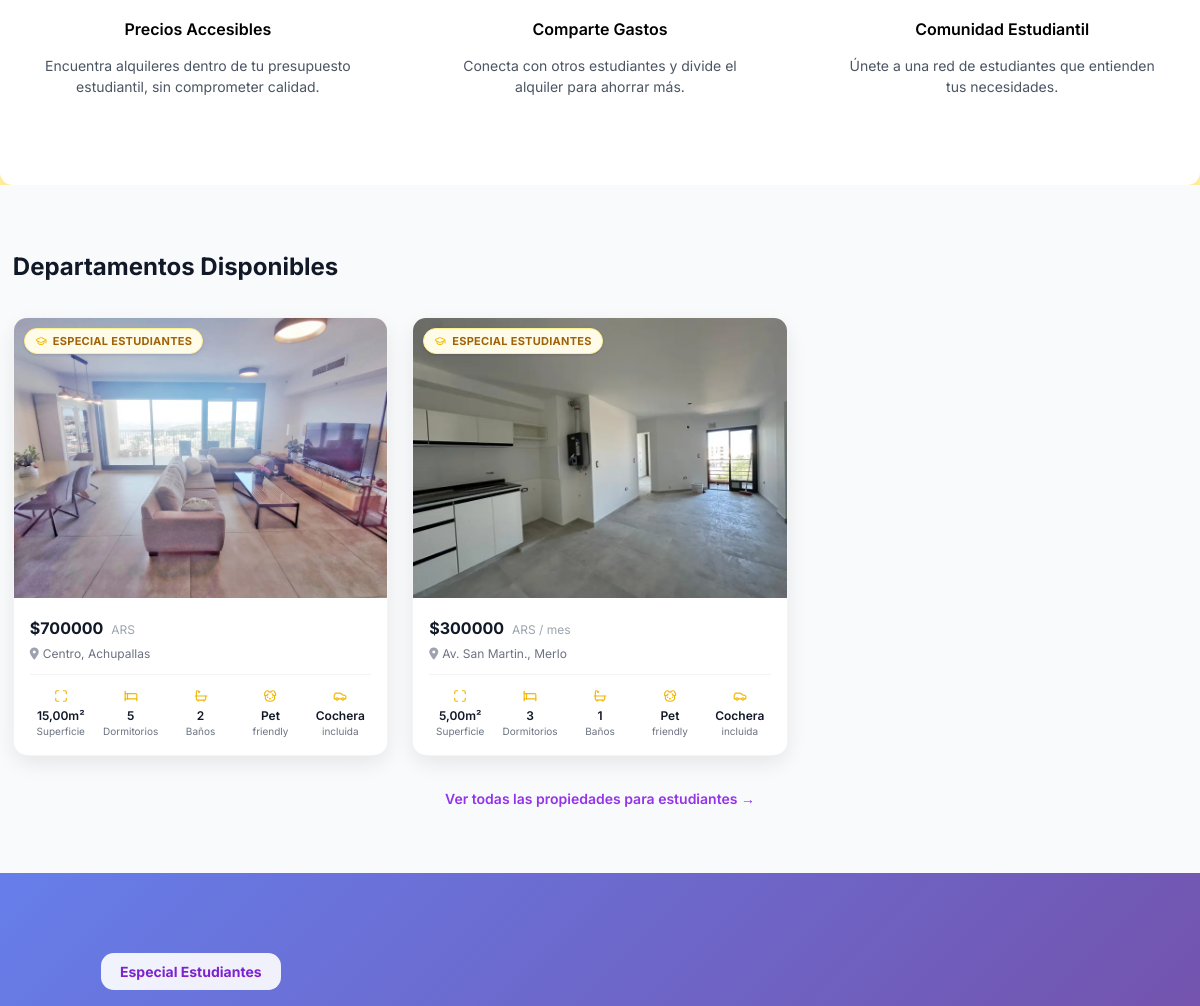
The page /estudiantes/ (middle part) on the database as committed earlier.
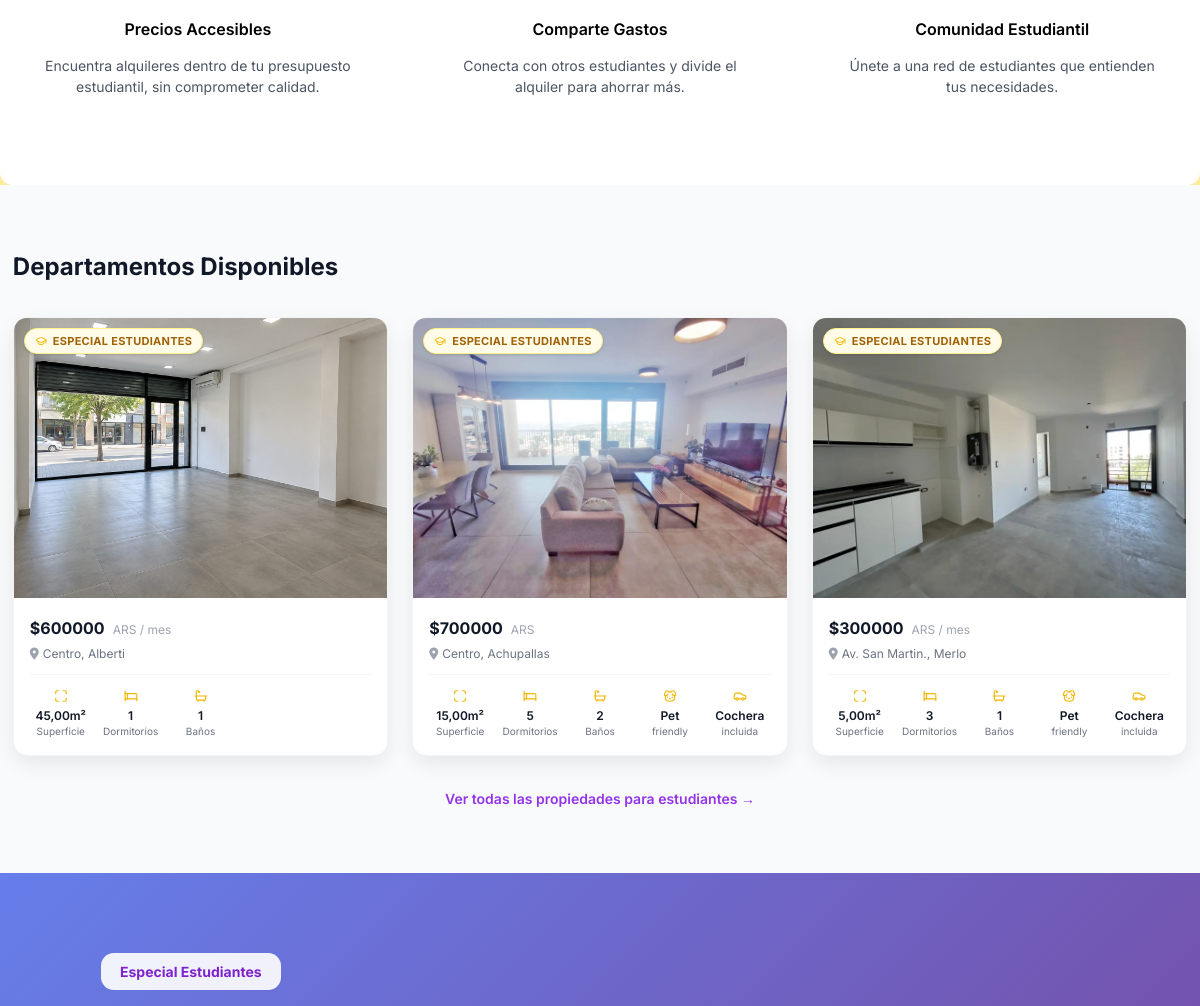
The same page on the database as committed later.
### propiedades/models.py (models this page shows, shortened)
class Propiedad(models.Model):
    TIPO_CHOICES = [
        ('departamento', 'Departamento'),
        ('casa', 'Casa'),
        ('cuarto', 'Cuarto'),
        ('local', 'Local Comercial'),
        ('terreno', 'Terreno'),
        ('oficina', 'Oficina'),
        ('galpon', 'Galpón'),
    ]
    OPERACION_CHOICES = [
        ('alquiler', 'Alquiler'),
        ('venta', 'Venta'),
    ]
    MONEDA_CHOICES = [
        ('ARS', '$ ARS'),
        ('USD', 'US$ USD'),
    ]
    TIPO_CONTACTO_CHOICES = [
        ('dueno', 'Dueño Directo'),
        ('inmobiliaria', 'Inmobiliaria'),
    ]
    ESTADO_CHOICES = [
        ('activa', 'Activa'),
        ('suspendida', 'Suspendida'),
        ('alquilada', 'Alquilada'),
        ('inactiva', 'Inactiva'),
    ]
    propietario = models.ForeignKey(settings.AUTH_USER_MODEL, on_delete=models.CASCADE, related_name='publicaciones')
    categoria = models.ForeignKey(Categoria, on_delete=models.SET_NULL, null=True, blank=True, related_name='propiedades')
    titulo = models.CharField(max_length=200)
    descripcion = models.TextField()
    tipo = models.CharField(max_length=20, choices=TIPO_CHOICES)
    operacion = models.CharField(max_length=20, choices=OPERACION_CHOICES, default='alquiler')
    precio = models.DecimalField(max_digits=10, decimal_places=2, validators=[MinValueValidator(0)])
    moneda = models.CharField(max_length=3, choices=MONEDA_CHOICES, default='ARS')
    incluye_expensas = models.BooleanField(default=False, help_text='¿El precio incluye gastos de expensas?')
    tipo_contacto = models.CharField(max_length=20, choices=TIPO_CONTACTO_CHOICES, default='dueno')
    provincia = models.ForeignKey('ubicaciones.Provincia', on_delete=models.PROTECT, related_name='propiedades')
    ciudad = models.CharField(max_length=100)
    distrito = models.CharField(max_length=100)
    direccion = models.CharField(max_length=255)
    latitud = models.DecimalField(max_digits=10, decimal_places=8, null=True, blank=True)
    longitud = models.DecimalField(max_digits=11, decimal_places=8, null=True, blank=True)
    area = models.DecimalField(max_digits=10, decimal_places=2, help_text='Área en m²')
    habitaciones = models.IntegerField(default=1, validators=[MinValueValidator(0)])
    banos = models.IntegerField(default=1, validators=[MinValueValidator(0)])
    estacionamiento = models.BooleanField(default=False)
    amoblado = models.BooleanField(default=False)
    mascotas = models.BooleanField(default=False)
    piso = models.IntegerField(null=True, blank=True, help_text='Número de piso', validators=[MinValueValidator(-5)])
    balcon = models.BooleanField(default=False, help_text='Tiene balcón o terraza')
    patio = models.BooleanField(default=False, help_text='Tiene patio o jardín')
    parrilla = models.BooleanField(default=False, help_text='Tiene parrilla')
    aire_acondicionado = models.BooleanField(default=False)
    calefaccion = models.BooleanField(default=False)
    ascensor = models.BooleanField(default=False)
    terraza = models.BooleanField(default=False)
    wifi = models.BooleanField(default=False)
    lavanderia = models.BooleanField(default=False, help_text='Tiene lavadero o lavandería')
    seguridad = models.BooleanField(default=False, help_text='Tiene seguridad o portero')
    amenities = models.BooleanField(default=False, help_text='Tiene amenities (pileta, gym, SUM)')
    accesibilidad = models.BooleanField(default=False, help_text='Apto para movilidad reducida')
    piscina = models.BooleanField(default=False)
    gimnasio = models.BooleanField(default=False)
    sauna = models.BooleanField(default=False)
    jacuzzi = models.BooleanField(default=False)
    quincho = models.BooleanField(default=False)
    solarium = models.BooleanField(default=False)
    area_deportiva = models.BooleanField(default=False, help_text='Cuenta con área o cancha deportiva')
    estado = models.CharField(max_length=20, choices=ESTADO_CHOICES, default='activa')
    motivo_suspension = models.CharField(max_length=255, blank=True, help_text='Motivo por el cual la propiedad fue suspendida')
    vistas = models.IntegerField(default=0)
    destacada = models.BooleanField(default=False)
    especial_estudiantes = models.BooleanField(default=False, help_text='Propiedad especial para estudiantes')
    fecha_publicacion = models.DateTimeField(auto_now_add=True)
    fecha_actualizacion = models.DateTimeField(auto_now=True)
    fecha_expiracion = models.DateTimeField(null=True, blank=True)
    class Meta:
        verbose_name = 'Propiedad'
        verbose_name_plural = 'Propiedades'
        ordering = ['-fecha_publicacion']
    def get_moneda_simbolo(self):
        return 'US$' if self.moneda == 'USD' else '$'
    @property
    def imagen_principal(self):
        return self.imagenes.first()

class ImagenPropiedad(models.Model):
    propiedad = models.ForeignKey(Propiedad, on_delete=models.CASCADE, related_name='imagenes')
    imagen = models.ImageField(upload_to='propiedades/', validators=[validar_imagen_propiedad])
    orden = models.IntegerField(default=0)
    es_principal = models.BooleanField(default=False)
    fecha_subida = models.DateTimeField(auto_now_add=True)
    class Meta:
        verbose_name = 'Imagen de propiedad'
        verbose_name_plural = 'Imágenes de propiedades'
        ordering = ['orden', '-es_principal']

### propiedades/views.py (the view)
# urls.py: path('estudiantes/', views.estudiantes, name='estudiantes'),
def estudiantes(request):
    propiedades_estudiantes = Propiedad.objects.filter(
        estado='activa',
        especial_estudiantes=True
    ).select_related('propietario').prefetch_related('imagenes')[:12]
    print(f"DEBUG: Propiedades encontradas: {propiedades_estudiantes.count()}")
    for prop in propiedades_estudiantes:
        print(f"  - {prop.id}: {prop.titulo}")
    context = {
        'propiedades_estudiantes': propiedades_estudiantes,
    }
    return render(request, 'propiedades/estudiantes.html', context)

### propiedades/context_processors.py (called while the page is built, shortened)
def obtener_ubicacion_cookie(request):
    crudo = request.COOKIES.get(COOKIE_UBICACION)
    if not crudo:
        return None

def ubicacion(request):
    return {'ubicacion_actual': obtener_ubicacion_cookie(request)}

### propiedades/templatetags/iconos.py (called while the page is built)
@register.simple_tag
def icono(nombre, clase='', color='#F2B705'):
    contenido = ICONOS.get(nombre)
    if contenido is None:
        return ''
    svg = (
        '<svg xmlns="http://www.w3.org/2000/svg" viewBox="0 0 24 24" '
        'fill="none" stroke="{color}" stroke-width="2" stroke-linecap="round" '
        'stroke-linejoin="round" class="icono-lacolmena {clase}" '
        'style="width:1em;height:1em;display:inline-block;vertical-align:-0.125em;flex-shrink:0;">'
        '{contenido}'
        '</svg>'
    ).format(color=color, clase=clase, contenido=contenido)
    return mark_safe(svg)

### propiedades/templates/propiedades/estudiantes.html (shortened to what this page needs)
{% extends 'base.html' %}
{% block content %}
<div class="bg-white py-16">
    <div class="max-w-7xl mx-auto px-4 sm:px-6 lg:px-8">
        <div class="grid md:grid-cols-3 gap-8">
            <div class="text-center p-6">
                <h3 class="text-xl font-semibold mb-3">Precios Accesibles</h3>
                <p class="text-gray-600">Encuentra alquileres dentro de tu presupuesto estudiantil, sin comprometer calidad.</p>
            </div>
            <div class="text-center p-6">
                <h3 class="text-xl font-semibold mb-3">Comparte Gastos</h3>
                <p class="text-gray-600">Conecta con otros estudiantes y divide el alquiler para ahorrar más.</p>
            </div>
            <div class="text-center p-6">
                <h3 class="text-xl font-semibold mb-3">Comunidad Estudiantil</h3>
                <p class="text-gray-600">Únete a una red de estudiantes que entienden tus necesidades.</p>
            </div>
        </div>
    </div>
</div>
<div id="propiedades" class="bg-gray-50 py-16">
    <div class="max-w-7xl mx-auto px-4 sm:px-6 lg:px-8">
        <h2 class="text-3xl font-bold text-gray-900 mb-8">Departamentos Disponibles</h2>
        {% if propiedades_estudiantes %}
            <div class="grid md:grid-cols-3 gap-6">
                {% for propiedad in propiedades_estudiantes %}
                    {% include 'propiedades/_tarjeta_propiedad.html' with propiedad=propiedad badge_texto="Especial estudiantes" %}
                {% endfor %}
            </div>
        {% else %}
            <p class="text-center text-gray-600 py-8">No hay propiedades disponibles en este momento.</p>
        {% endif %}
        <div class="text-center mt-8">
            <a href="{% url 'propiedades:listado' %}?especial_estudiantes=1" class="text-purple-600 hover:text-purple-700 font-semibold">
                Ver todas las propiedades para estudiantes →
            </a>
        </div>
    </div>
</div>
<div class="py-20" style="background: linear-gradient(135deg, #667eea 0%, #764ba2 100%);">
    <div class="max-w-5xl mx-auto px-4 sm:px-6 lg:px-8">
        <div class="text-left">
            <div class="inline-block bg-white bg-opacity-90 px-6 py-2 rounded-full mb-6">
                <span class="text-purple-700 font-bold">Especial Estudiantes</span>
            </div>
        </div>
    </div>
</div>
{% endblock %}

### propiedades/templates/propiedades/_tarjeta_propiedad.html (shortened to what this page needs)
<div class="h-full flex flex-col rounded-2xl shadow-lg border border-gray-100 hover:shadow-xl transition">
<div class="flex-1 flex flex-col bg-white rounded-2xl overflow-hidden">
    <a href="{% url 'propiedades:detalle' propiedad.pk %}" class="flex flex-col flex-1">
    <div class="relative shrink-0">
        {% if propiedad.imagen_principal %}
        <img src="{{ propiedad.imagen_principal.imagen.url }}"
             alt="{{ propiedad.titulo }}"
             class="w-full aspect-[4/3] object-cover">
        {% else %}
        <div class="w-full aspect-[4/3] bg-gray-100 flex items-center justify-center">
            <i class="fas fa-home text-gray-300 text-4xl"></i>
        </div>
        {% endif %}
        {% if badge_texto %}
        <span class="absolute top-2.5 left-2.5 inline-flex items-center gap-1.5 bg-yellow-50 text-yellow-700 border border-yellow-200 text-[11px] font-bold px-2.5 py-1 rounded-full shadow uppercase tracking-wide">
            {% icono "ideal_estudiantes" clase="text-xs" %} {{ badge_texto }}
        </span>
        {% else %}
        {% badge_propiedad propiedad %}
        {% endif %}
    </div>
    <div class="p-4 flex flex-col flex-1">
        <div class="flex items-baseline gap-2 mb-1">
            <span class="text-xl font-bold text-gray-900">{{ propiedad.get_moneda_simbolo }}{{ propiedad.precio|floatformat:0 }}</span>
            <span class="text-xs text-gray-400">{{ propiedad.moneda }}{% if propiedad.operacion == 'alquiler' %} / mes{% endif %}</span>
        </div>
        <p class="text-gray-500 text-xs flex items-center mb-3 min-w-0">
            <i class="fas fa-map-marker-alt mr-1 text-gray-400 flex-shrink-0"></i>
            <span class="truncate">{{ propiedad.distrito }}, {{ propiedad.ciudad }}</span>
        </p>
        <div class="mt-auto flex flex-wrap gap-2 pt-3 border-t border-gray-100">
            <div class="flex-1 min-w-[56px] text-center">
                {% icono "superficie" clase="text-sm mb-0.5" %}
                <p class="font-semibold text-gray-900 text-xs">{{ propiedad.area }}m²</p>
                <p class="text-[10px] text-gray-500">Superficie</p>
            </div>
            <div class="flex-1 min-w-[56px] text-center">
                {% icono "dormitorios" clase="text-sm mb-0.5" %}
                <p class="font-semibold text-gray-900 text-xs">{{ propiedad.habitaciones }}</p>
                <p class="text-[10px] text-gray-500">Dormitorios</p>
            </div>
            <div class="flex-1 min-w-[56px] text-center">
                {% icono "banos" clase="text-sm mb-0.5" %}
                <p class="font-semibold text-gray-900 text-xs">{{ propiedad.banos }}</p>
                <p class="text-[10px] text-gray-500">Baños</p>
            </div>
            <div class="flex-1 min-w-[56px] text-center {% if not propiedad.mascotas %}invisible{% endif %}">
                {% icono "mascotas" clase="text-sm mb-0.5" %}
                <p class="font-semibold text-gray-900 text-xs">Pet</p>
                <p class="text-[10px] text-gray-500">friendly</p>
            </div>
            <div class="flex-1 min-w-[56px] text-center {% if not propiedad.estacionamiento %}invisible{% endif %}">
                {% icono "estacionamiento" clase="text-sm mb-0.5" %}
                <p class="font-semibold text-gray-900 text-xs">Cochera</p>
                <p class="text-[10px] text-gray-500">incluida</p>
            </div>
        </div>
    </div>
    </a>
</div>
</div>

Rows that differ between the two databases and show on the page:
added Propiedad: imagen_principal.imagen (picture), badge_texto "ESPECIAL ESTUDIANTES", get_moneda_simbolo "$", precio "600000", moneda "ARS", operacion "/ mes", distrito "Centro", ciudad "Alberti", area "45,00", habitaciones "1", banos "1"
